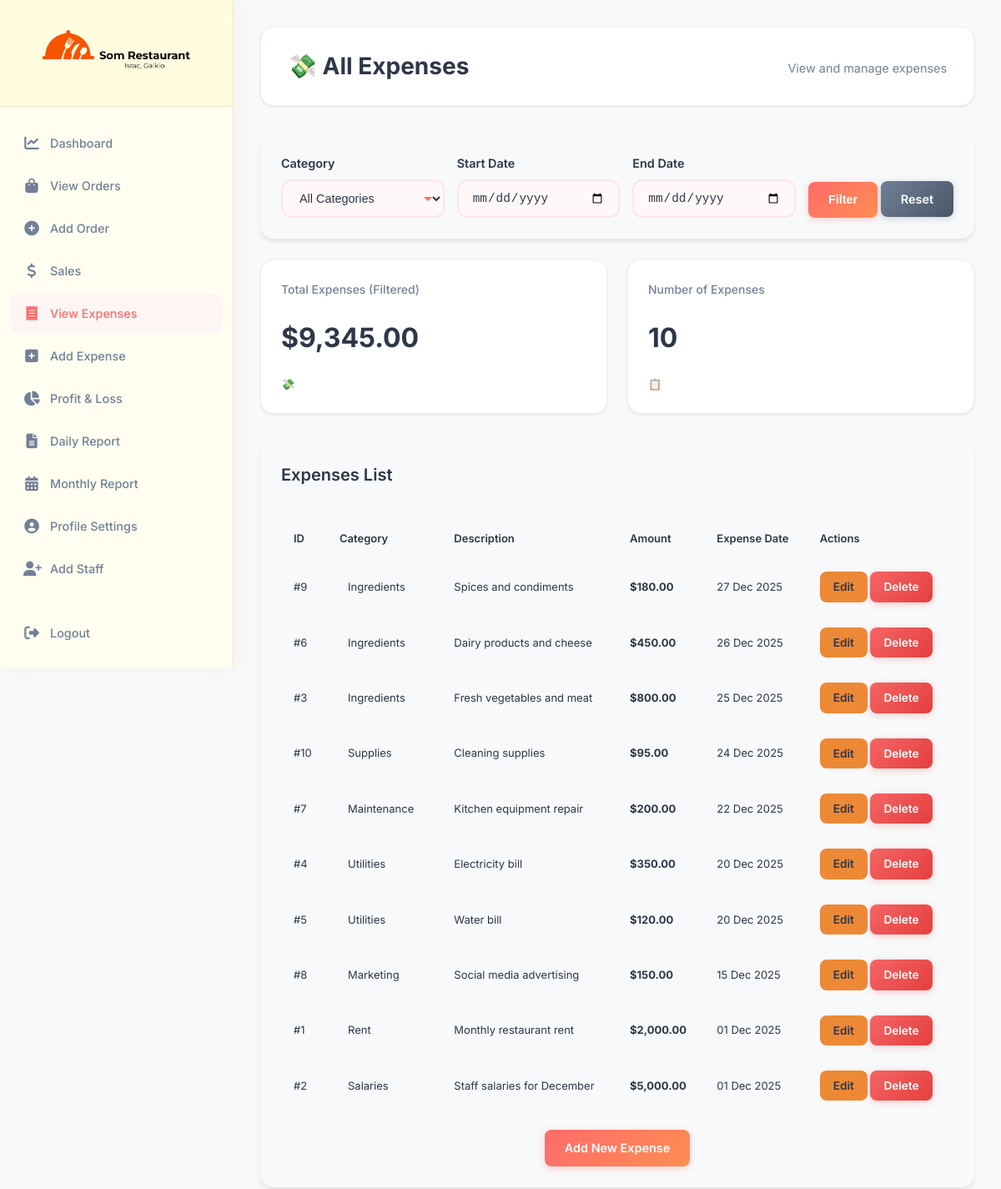
/expenses/view_expenses.php (signed in), run on the app's committed database.
### tables this page shows
CREATE TABLE IF NOT EXISTS expenses (
    id INT AUTO_INCREMENT PRIMARY KEY,
    category VARCHAR(50) NOT NULL,
    description TEXT,
    amount DECIMAL(10, 2) NOT NULL,
    expense_date DATE NOT NULL,
    created_at TIMESTAMP DEFAULT CURRENT_TIMESTAMP,
    updated_at TIMESTAMP DEFAULT CURRENT_TIMESTAMP ON UPDATE CURRENT_TIMESTAMP,
    INDEX idx_expense_date (expense_date),
    INDEX idx_category (category)
);

### functions.php (called while the page is built, shortened)
<?php
function format_currency($amount) {
    return '$' . number_format($amount, 2);
}
function format_date($date) {
    return date('d M Y', strtotime($date));
}
function paginate($total_records, $records_per_page, $current_page) {
    $total_pages = ceil($total_records / $records_per_page);
    $offset = ($current_page - 1) * $records_per_page;
    return [
        'total_pages' => $total_pages,
        'offset' => $offset,
        'current_page' => $current_page
    ];
}
?>

### expenses/view_expenses.php (the view, shortened to what this page needs)
<?php
require_once '../config.php';
require_once '../functions.php';
$records_per_page = 20;
$current_page = isset($_GET['page']) ? intval($_GET['page']) : 1;
$start_date = isset($_GET['start_date']) ? sanitize_input($_GET['start_date']) : '';
$end_date = isset($_GET['end_date']) ? sanitize_input($_GET['end_date']) : '';
$where_conditions = [];
$params = [];
$types = '';
$where_clause = !empty($where_conditions) ? 'WHERE ' . implode(' AND ', $where_conditions) : '';
$count_sql = "SELECT COUNT(*) as total FROM expenses $where_clause";
$count_stmt = $conn->prepare($count_sql);
$count_stmt->execute();
$total_records = $count_stmt->get_result()->fetch_assoc()['total'];
$pagination = paginate($total_records, $records_per_page, $current_page);
$sql = "SELECT * FROM expenses $where_clause ORDER BY expense_date DESC, created_at DESC LIMIT ? OFFSET ?";
$stmt = $conn->prepare($sql);
$params[] = $records_per_page;
$params[] = $pagination['offset'];
$types .= 'ii';
$stmt->bind_param($types, ...$params);
$stmt->execute();
$expenses = $stmt->get_result();
$total_sql = "SELECT COALESCE(SUM(amount), 0) as total FROM expenses $where_clause";
$total_stmt = $conn->prepare($total_sql);
$total_stmt->execute();
$total_expenses_amount = $total_stmt->get_result()->fetch_assoc()['total'];
?>
<!DOCTYPE html>
<html lang="en">
<head>
    <link rel="stylesheet" href="../assets/css/style.css">
    <link rel="stylesheet" href="../assets/css/forms-custom.css">
</head>
<body>
    <div class="wrapper">
        <?php include '../includes/sidebar.php'; ?>
        <div class="main-content">
            <div class="page-header">
                <h1>💸 All Expenses</h1>
                <p>View and manage expenses</p>
            </div>
            <div class="card">
                <form method="GET" action="">
                    <div style="display: grid; grid-template-columns: 1fr 1fr 1fr auto; gap: 15px; align-items: end;">
                        <div class="form-group" style="margin: 0;">
                            <label for="category">Category</label>
                            <select id="category" name="category" class="form-control">
                                <option value="">All Categories</option>
                            </select>
                        </div>
                        <div class="form-group" style="margin: 0;">
                            <label for="start_date">Start Date</label>
                            <input type="date" id="start_date" name="start_date" class="form-control"
                                   value="<?php echo htmlspecialchars($start_date); ?>">
                        </div>
                        <div class="form-group" style="margin: 0;">
                            <label for="end_date">End Date</label>
                            <input type="date" id="end_date" name="end_date" class="form-control"
                                   value="<?php echo htmlspecialchars($end_date); ?>">
                        </div>
                        <div>
                            <button type="submit" class="btn btn-primary">Filter</button>
                            <a href="view_expenses.php" class="btn btn-secondary">Reset</a>
                        </div>
                    </div>
                </form>
            </div>
            <div class="stats-grid">
                <div class="stat-card expenses">
                    <h4>Total Expenses (Filtered)</h4>
                    <div class="stat-value"><?php echo format_currency($total_expenses_amount); ?></div>
                    <div class="stat-icon">💸</div>
                </div>
                <div class="stat-card">
                    <h4>Number of Expenses</h4>
                    <div class="stat-value"><?php echo $total_records; ?></div>
                    <div class="stat-icon">📋</div>
                </div>
            </div>
            <div class="card">
                <div class="card-header">
                    <h3>Expenses List</h3>
                </div>
                <div class="table-responsive">
                    <table id="dataTable">
                        <thead>
                            <tr>
                                <th>ID</th>
                                <th>Category</th>
                                <th>Description</th>
                                <th>Amount</th>
                                <th>Expense Date</th>
                                <th>Actions</th>
                            </tr>
                        </thead>
                        <tbody>
                            <?php if ($expenses->num_rows > 0): ?>
                                <?php while ($expense = $expenses->fetch_assoc()): ?>
                                    <tr>
                                        <td>#<?php echo $expense['id']; ?></td>
                                        <td><span style="background: var(--light-orange); padding: 5px 10px; border-radius: 5px;">
                                            <?php echo htmlspecialchars($expense['category']); ?>
                                        </span></td>
                                        <td><?php echo htmlspecialchars($expense['description']); ?></td>
                                        <td><strong><?php echo format_currency($expense['amount']); ?></strong></td>
                                        <td><?php echo format_date($expense['expense_date']); ?></td>
                                        <td>
                                            <a href="edit_expense.php?id=<?php echo $expense['id']; ?>"
                                               class="btn btn-sm btn-warning">Edit</a>
                                            <a href="delete_expense.php?id=<?php echo $expense['id']; ?>"
                                               class="btn btn-sm btn-danger"
                                               onclick="return confirmDelete('expense', <?php echo $expense['id']; ?>)">Delete</a>
                                        </td>
                                    </tr>
                                <?php endwhile; ?>
                            <?php else: ?>
                                <tr>
                                    <td colspan="6" class="text-center">No expenses found</td>
                                </tr>
                            <?php endif; ?>
                        </tbody>
                    </table>
                </div>
                <div class="text-center mt-20">
                    <a href="add_expense.php" class="btn btn-primary">Add New Expense</a>
                </div>
            </div>
        </div>
    </div>
</body>
</html>

### includes/sidebar.php
<aside class="sidebar">
    <div class="sidebar-header">
        <img src="<?php echo SITE_URL; ?>/assets/website images/freepik-cool-shiny-catering-logo-20251227115416r8zy.png" alt="Logo" class="sidebar-logo">
    </div>
    <nav>
        <ul class="nav-menu">
            <li>
                <a href="<?php echo SITE_URL; ?>/dashboard.php">
                    <i class="fas fa-chart-line"></i> Dashboard
                </a>
            </li>
            <li>
                <a href="<?php echo SITE_URL; ?>/orders/view_orders.php">
                    <i class="fas fa-shopping-bag"></i> View Orders
                </a>
            </li>
            <li>
                <a href="<?php echo SITE_URL; ?>/orders/add_order.php">
                    <i class="fas fa-plus-circle"></i> Add Order
                </a>
            </li>
            <li>
                <a href="<?php echo SITE_URL; ?>/sales/daily_sales.php">
                    <i class="fas fa-dollar-sign"></i> Sales
                </a>
            </li>
            <li>
                <a href="<?php echo SITE_URL; ?>/expenses/view_expenses.php">
                    <i class="fas fa-receipt"></i> View Expenses
                </a>
            </li>
            <li>
                <a href="<?php echo SITE_URL; ?>/expenses/add_expense.php">
                    <i class="fas fa-plus-square"></i> Add Expense
                </a>
            </li>
            <li>
                <a href="<?php echo SITE_URL; ?>/profit_loss/view.php">
                    <i class="fas fa-chart-pie"></i> Profit & Loss
                </a>
            </li>
            <li>
                <a href="<?php echo SITE_URL; ?>/reports/daily_report.php">
                    <i class="fas fa-file-alt"></i> Daily Report
                </a>
            </li>
            <li>
                <a href="<?php echo SITE_URL; ?>/reports/monthly_report.php">
                    <i class="fas fa-calendar-alt"></i> Monthly Report
                </a>
            </li>
            <li>
                <a href="<?php echo SITE_URL; ?>/profile.php">
                    <i class="fas fa-user-circle"></i> Profile Settings
                </a>
            </li>
            <li>
                <a href="<?php echo SITE_URL; ?>/staff/add_staff.php">
                    <i class="fas fa-user-plus"></i> Add Staff
                </a>
            </li>
            <li style="margin-top: 30px;">
                <a href="<?php echo SITE_URL; ?>/logout.php">
                    <i class="fas fa-sign-out-alt"></i> Logout
                </a>
            </li>
        </ul>
    </nav>
</aside>

### assets/css/forms-custom.css (style rules this page uses)
a.btn, button.btn, input.btn, .btn { display: inline-block !important; padding: 11px 24px !important; border: none !important; border-radius: 8px !important; font-size: 0.9rem !important; font-weight: 600 !important; cursor: pointer !important; text-decoration: none !important; transition: all 0.3s ease !important; text-align: center !important; line-height: 1.5 !important; }
a.btn-primary, button.btn-primary, input.btn-primary, .btn-primary { background: linear-gradient(135deg, #FF6B6B 0%, #FF8E53 100%) !important; color: white !important; box-shadow: 0 2px 8px rgba(255, 107, 107, 0.3) !important; border: none !important; }
a.btn-danger, button.btn-danger, input.btn-danger, .btn-danger { background: linear-gradient(135deg, #F56565 0%, #E53E3E 100%) !important; color: white !important; box-shadow: 0 2px 8px rgba(245, 101, 101, 0.3) !important; border: none !important; }
a.btn-secondary, button.btn-secondary, input.btn-secondary, .btn-secondary { background: linear-gradient(135deg, #718096 0%, #4A5568 100%) !important; color: white !important; box-shadow: 0 2px 8px rgba(113, 128, 150, 0.3) !important; border: none !important; }
a.btn-sm, button.btn-sm, input.btn-sm, .btn-sm { padding: 8px 16px !important; font-size: 0.85rem !important; }
.form-control { width: 100%; padding: 12px 16px; border: 2px solid #FFE5E5; border-radius: 12px; font-size: 0.9rem; background: #FFF8F8; transition: all 0.3s ease; color: var(--text-primary); }
select.form-control { cursor: pointer; background-repeat: no-repeat; background-position: right 12px center; padding-right: 36px; }
input[type="date"].form-control { cursor: pointer; }
.form-group label { display: block; margin-bottom: 8px; color: var(--text-primary); font-weight: 600; font-size: 0.9rem; }
.form-group { margin-bottom: 20px; }

### data on the page
expenses: id "9", category "Ingredients", description "Spices and condiments", amount "$180.00", expense_date "27 Dec 2025"
expenses: id "6", category "Ingredients", description "Dairy products and cheese", amount "$450.00", expense_date "26 Dec 2025"
expenses: id "3", category "Ingredients", description "Fresh vegetables and meat", amount "$800.00", expense_date "25 Dec 2025"
expenses: id "10", category "Supplies", description "Cleaning supplies", amount "$95.00", expense_date "24 Dec 2025"
expenses: id "7", category "Maintenance", description "Kitchen equipment repair", amount "$200.00", expense_date "22 Dec 2025"
expenses: id "4", category "Utilities", description "Electricity bill", amount "$350.00", expense_date "20 Dec 2025"
expenses: id "5", category "Utilities", description "Water bill", amount "$120.00", expense_date "20 Dec 2025"
expenses: id "8", category "Marketing", description "Social media advertising", amount "$150.00", expense_date "15 Dec 2025"
expenses: id "1", category "Rent", description "Monthly restaurant rent", amount "$2,000.00", expense_date "01 Dec 2025"
expenses: id "2", category "Salaries", description "Staff salaries for December", amount "$5,000.00", expense_date "01 Dec 2025"

### other printed values
format_currency($total_expenses_amount) "$9,345.00"
$total_records "10"
